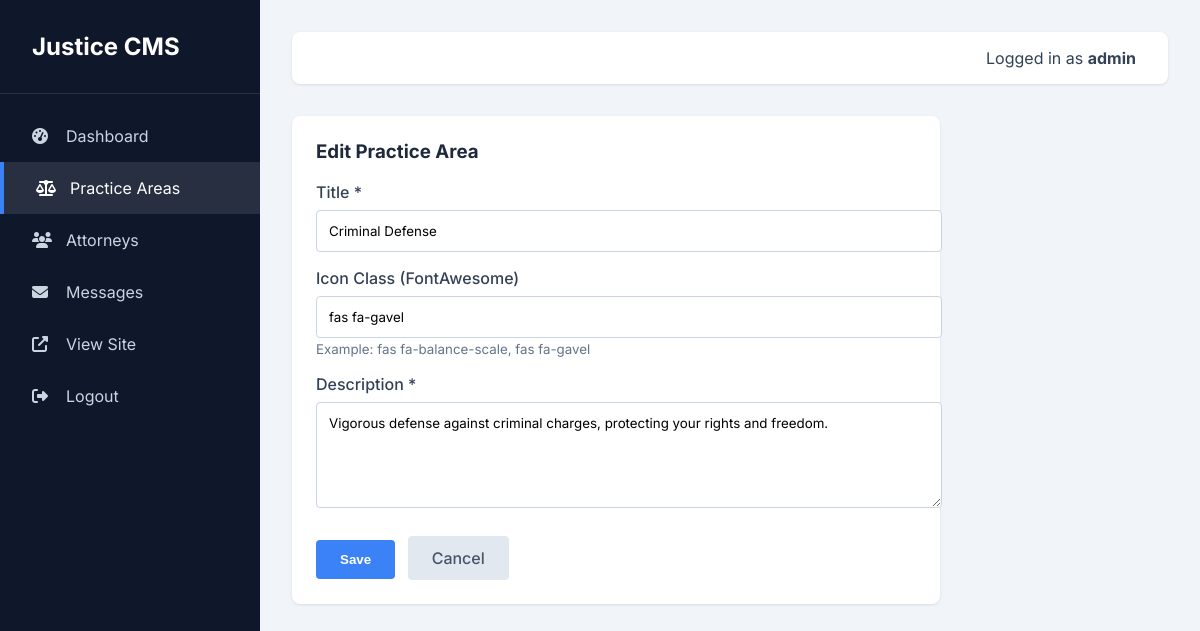
Page /admin/practice_areas.php?action=edit&id=3 (signed in) on the committed database.
### tables this page shows
CREATE TABLE IF NOT EXISTS practice_areas (
    id INT AUTO_INCREMENT PRIMARY KEY,
    title VARCHAR(100) NOT NULL,
    description TEXT,
    icon VARCHAR(50) DEFAULT 'fas fa-balance-scale',
    created_at TIMESTAMP DEFAULT CURRENT_TIMESTAMP
);

### admin/practice_areas.php (the view, shortened to what this page needs)
<?php
require_once 'includes/admin_header.php';
$action = $_GET['action'] ?? 'list';
?>
<?php if ($action === 'add' || $action === 'edit'): ?>
    <?php
    $item = ['id' => '', 'title' => '', 'description' => '', 'icon' => 'fas fa-balance-scale'];
    if ($action === 'edit' && isset($_GET['id'])) {
        $stmt = $pdo->prepare("SELECT * FROM practice_areas WHERE id = ?");
        $stmt->execute([(int)$_GET['id']]);
        $fetched = $stmt->fetch();
        if ($fetched) $item = $fetched;
    }
    ?>
    <div class="card" style="max-width: 600px;">
        <h3 style="margin-top: 0; color: var(--admin-primary);"><?= $action === 'add' ? 'Add' : 'Edit' ?> Practice Area</h3>
        <form method="POST" action="practice_areas.php?action=<?= $action ?>">
            <div style="margin-bottom: 1rem;">
                <label style="display: block; margin-bottom: 0.5rem; font-weight: 500;">Title *</label>
                <input type="text" name="title" value="<?= htmlspecialchars($item['title']) ?>" required style="width: 100%; padding: 0.75rem; border: 1px solid #cbd5e1; border-radius: 4px; font-family: inherit;">
            </div>
            <div style="margin-bottom: 1rem;">
                <label style="display: block; margin-bottom: 0.5rem; font-weight: 500;">Icon Class (FontAwesome)</label>
                <input type="text" name="icon" value="<?= htmlspecialchars($item['icon']) ?>" style="width: 100%; padding: 0.75rem; border: 1px solid #cbd5e1; border-radius: 4px; font-family: inherit;">
                <small style="color: #64748b;">Example: fas fa-balance-scale, fas fa-gavel</small>
            </div>
            <div style="margin-bottom: 1.5rem;">
                <label style="display: block; margin-bottom: 0.5rem; font-weight: 500;">Description *</label>
                <textarea name="description" rows="5" required style="width: 100%; padding: 0.75rem; border: 1px solid #cbd5e1; border-radius: 4px; font-family: inherit; resize: vertical;"><?= htmlspecialchars($item['description']) ?></textarea>
            </div>
            <div>
                <button type="submit" style="padding: 0.75rem 1.5rem; background-color: var(--admin-accent); color: white; border: none; border-radius: 4px; font-weight: 600; cursor: pointer;">Save</button>
                <a href="practice_areas.php" style="padding: 0.75rem 1.5rem; background-color: #e2e8f0; color: #475569; text-decoration: none; border-radius: 4px; margin-left: 0.5rem; font-weight: 500; display: inline-block;">Cancel</a>
            </div>
        </form>
    </div>
<?php endif; ?>
<?php require_once 'includes/admin_footer.php'; ?>

### assets/css/admin.css (style rules this page uses)
:root { --admin-primary: #1e293b; --admin-sidebar: #0f172a; --admin-bg: #f1f5f9; --admin-text: #334155; --admin-accent: #3b82f6; --admin-success: #10b981; --admin-danger: #ef4444; }
body { background-color: var(--admin-bg); margin: 0; font-family: 'Inter', sans-serif; color: var(--admin-text); }
.card { background: white; border-radius: 8px; padding: 1.5rem; box-shadow: 0 1px 3px rgba(0,0,0,0.1); margin-bottom: 1.5rem; }

### rows in the picture
practice_areas: title "Criminal Defense", icon "fas fa-gavel", description "Vigorous defense against criminal charges, protecting your rights and freedom."

### other values in the picture
$_SESSION['admin_username'] "admin"
